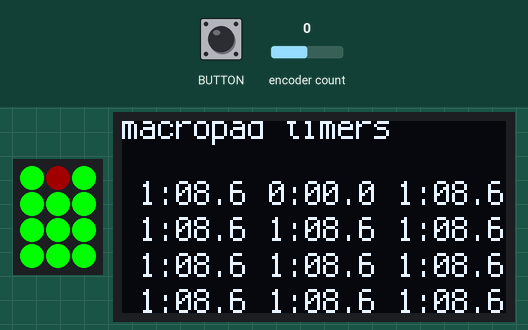
Recording of a program running on a simulated Adafruit MacroPad running CircuitPython. Shown: 3×4 RGB LED matrix, 128×64 one-colour display. The inputs (shaded band) are chosen by the test bench; at power-on: encoder count 0. USB keyboard and mouse output is not drawn; the interpreter's speed is modelled, so counts of loop turns are approximate.

Above: at 1.27 s.
1.3 s: encoder button pressed for 0.15 s
At 2.5 s:
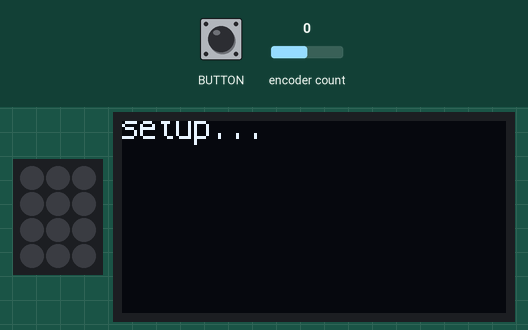
2.9 s: encoder button pressed for 1 s
At 3.62 s:
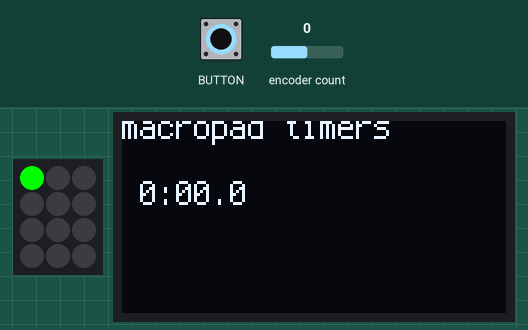
Timing chart, 0 to 5.9 s (numbered marks = the images above; inputs shaded):
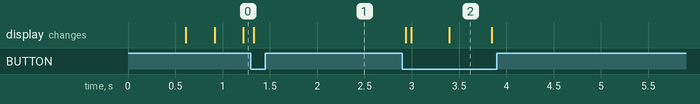

The program:

code_phase2.py
```python
import board
import displayio
import terminalio
from adafruit_display_text import label  # display
from adafruit_macropad import MacroPad   # tone
from rainbowio import colorwheel

#############################
# Constants/Globals
#############################

LOOP_FACTOR = 1
DELTA = 7

MAX_KEYS = 12

BLINK_LOOPS = 20
ENCODER_LOOPS = 1
KEY_LOOPS = 10

BRIGHTNESS_LOW = 0.2
BRIGHTNESS_HIGH = 1.0

GREEN = 0x00FF00
YELLOW = 0xFFFF00
ORANGE = 0xFF8C00
RED = 0xFF0000

GREEN_DIM = 0x002200
YELLOW_DIM = 0x222200
ORANGE_DIM = 0x221200
RED_DIM = 0x220000

MENU_IDLE = 0
MENU_SETUP = 1
MENU_NUM_TIMERS = 2
MENU_NUM_TIMERS_LOOP = 3
MENU_TMR_DIRECTION = 4
MENU_TMR_START = 5
MENU_TMR_SOUND = 6
MENU_DONE = 10

BLINK_BLINK = "."
BLINK_STEADY = "_"

class Timer():
    delta = DELTA
    start = 0
    current = 0
    formatted = "0:00.0"
    running = False
    paused = False
    color = GREEN
    color_dim = GREEN_DIM
    current_yellow = 0
    current_orange = 0
    current_red = 0
    blink = BLINK_BLINK
    blink_on = False
    blink_last = 0
    sound = False
    pressed_last = 0

macropad = MacroPad()

#############################
# Setup - Hardware
#############################

# turn off pixels
for i in range(len(macropad.pixels)):
    macropad.pixels[i] = 0x000000
macropad.pixels.brightness = BRIGHTNESS_HIGH

# set up (empty) text areas in a text_group
DISPLAY_WIDTH = 128
DISPLAY_HEIGHT = 64
text_areas = []
y = -4
ydelta = 18

index_line1 = len(text_areas)
ta = label.Label(terminalio.FONT, text="")
ta.anchor_point = (0.0, 0.0)
ta.anchored_position = (0, y)
text_areas.append(ta)
y = y + ydelta

index_line2 = len(text_areas)
ta = label.Label(terminalio.FONT, text="")
ta.anchor_point = (0.0, 0.0)
ta.anchored_position = (0, y-8)
text_areas.append(ta)
y = y + ydelta

index_line3 = len(text_areas)
ta = label.Label(terminalio.FONT, text="")
ta.anchor_point = (0.0, 0.0)
ta.anchored_position = (0, y)
text_areas.append(ta)
y = y + ydelta

index_line4 = len(text_areas)
ta = label.Label(terminalio.FONT, text="")
ta.anchor_point = (0.0, 0.0)
ta.anchored_position = (0, y)
text_areas.append(ta)
y = y + ydelta

y = ydelta
index_keys = len(text_areas)
b = 0.0
for row in range(4):
    a = 0.0
    x = 0
    for col in range(3):
        ta = label.Label(terminalio.FONT, text="")
        ta.anchor_point = (a, b)
        ta.anchored_position = (x, y)
        text_areas.append(ta)
        a = a + 0.5
        x = x + DISPLAY_WIDTH / 2
    b = b + 0.5
    y = y + ydelta

text_group = displayio.Group()
for ta in text_areas:
    text_group.append(ta)

text_areas[index_line1].text = "macropad timers"
board.DISPLAY.show(text_group)

#############################
# Macropad Functions
#############################

def sound_play():
    global macropad
    macropad.play_tone(1319, 0.1)
    macropad.play_tone(988, 0.1)

encoder_pressed_count = 0
def encoder_pressed():
    global macropad
    global encoder_pressed_count
    result = False
    if macropad.encoder_switch:
        encoder_pressed_count = encoder_pressed_count + 1
        if encoder_pressed_count > ENCODER_LOOPS:
            result = True
            encoder_pressed_count = 0
    else:
        encoder_pressed_count = 0
    return result

def key_pressed(loops):
    event = macropad.keys.events.get()
    if event:
        i = event.key_number
        if event.pressed:
            timers[i].paused = not timers[i].paused
            if not timers[i].paused:
                timers[i].running = True
            timers[i].pressed_last = loops
        if event.released:
            if (loops - timers[i].pressed_last) > KEY_LOOPS:
                timer_reset(i)
            timers[i].pressed_last = 0

def timers_display(loops):
    global timers
    global text_areas
    global index_keys
    global menu_state

    if menu_state > MENU_IDLE:
        for i in range(MAX_KEYS):
            text_areas[index_keys+i].text = ""
            macropad.pixels[i] = 0x000000
        return

    for i, t in enumerate(timers):
        text_areas[index_keys+i].text = t.formatted
        if t.blink != BLINK_BLINK:
            macropad.pixels[i] = t.color

        if t.blink == BLINK_BLINK:
            macropad.pixels[i] = t.color_dim
            # if (loops - t.blink_last) > BLINK_LOOPS:
            #     t.blink_on = not t.blink_on
            #     if not t.blink_on:
            #         macropad.pixels[i] = t.color_dim
            #     t.blink_last = loops


#############################
# Timer Functions
#############################
timers = []

def timer_formatted(current):
    # assume current is in 0.1sec
    m = (current % 10)
    s = (current // 10)
    M = (s // 60)
    s = s - (60*M)
    if M > 60:
        M = 0
    return f'{M:2}:{s:02}.{m:1}'
    #return f'{current}'

def timer_add(start, delta, sound=False):
    global timers
    t = Timer()
    t.start = 0
    t.current = 0

    t.running = False
    t.paused = True
    t.delta = delta
    if delta < 0:
        t.start = start
        t.current = start
    t.formatted = timer_formatted(t.current)
    t.sound = sound

    t.current_yellow = t.start // 7
    t.current_orange = t.start // 4
    t.current_red = t.start // 10

    timers.append(t)

def timer_reset(index):
    t = timers[index]
    t.current = 0
    t.paused = True
    if t.delta < 0:
        t.current = t.start
    t.formatted = timer_formatted(t.current)
    t.color = GREEN
    t.blink = "_"

def timers_start_all():
    global timers
    for _, t in enumerate(timers):
        t.running = True
        t.paused = False

def timers_reset_all():
    global timers
    for i, _ in enumerate(timers):
        timer_reset(i)

def timers_toggle_all():
    global timers
    for _, t in enumerate(timers):
        t.paused = not t.paused
        if not t.running and not t.paused:
            t.running = True

def timers_update(loops):
    global timers
    for _, t in enumerate(timers):
        if t.running:
            if not t.paused:
                # update current time
                t.current = max(0, t.current + t.delta)
                t.formatted = timer_formatted(t.current)
                t.blink = BLINK_STEADY
                if t.delta < 0:
                    # update color
                    t.color = GREEN
                    t.color_dim = GREEN_DIM
                    if t.current < t.current_yellow:
                        t.color = YELLOW
                        t.color = YELLOW_DIM
                    if t.current < t.current_orange:
                        t.color = ORANGE
                        t.color = ORANGE_DIM
                    if t.current < t.current_red:
                        t.color = RED
                        t.color = RED_DIM
                    if t.current == 0:
                        t.blink = "_"
                        t.running = False
                        if t.sound:
                            print("play sound")
                            sound_play()
                else:
                    t.color = GREEN
            else:
                # update color
                t.blink = BLINK_BLINK

#############################
# Menu Functions
#############################

menu_state = MENU_IDLE
menu_timer_count = 1
menu_timer_index = -1
menu_timer_direction = "up"
menu_timer_start = 60
menu_timer_sound = "off"
menu_current_position = 0
menu_last_position = 0

# TODO adjust these, may get choppy, but should be able to adjust to consisitent time
def set_loop_factor():
    global LOOP_FACTOR
    global DELTA
    total = len(timers)
    if total == 1:
        LOOP_FACTOR = 9000
        DELTA = 7
    if total == 2:
        LOOP_FACTOR = 8000
        DELTA = 7
    if total == 3:
        LOOP_FACTOR = 7000
        DELTA = 7
    if total == 4:
        LOOP_FACTOR = 6000
        DELTA = 7
    if total == 5:
        LOOP_FACTOR = 5000
        DELTA = 7
    if total == 6:
        LOOP_FACTOR = 4000
        DELTA = 7
    if total == 7:
        LOOP_FACTOR = 3500
        DELTA = 7
    if total == 8:
        LOOP_FACTOR = 3000
        DELTA = 7
    if total == 9:
        LOOP_FACTOR = 2000
        DELTA = 7
    if total == 10:
        LOOP_FACTOR = 1000
        DELTA = 7
    if total == 11:
        LOOP_FACTOR = 500
        DELTA = 7
    if total == 12:
        LOOP_FACTOR = 1
        DELTA = 12

def check_menu(loops):
    global index_line1
    global menu_state
    global menu_timer_count
    global menu_timer_index
    global menu_timer_direction
    global menu_timer_start
    global menu_timer_sound
    global menu_current_position
    global menu_last_position
    global LOOP_FACTOR

    menu_last_position = menu_current_position
    menu_current_position = macropad.encoder

    if menu_state == MENU_SETUP:
        text_areas[index_line1].text = "setup..."
        text_areas[index_line2].text = ""
        text_areas[index_line3].text = ""
        text_areas[index_line4].text = ""
        if encoder_pressed():
            menu_state = MENU_NUM_TIMERS

    elif menu_state == MENU_NUM_TIMERS:
        text_areas[index_line1].text = "number timers: " + str(menu_timer_count)
        if menu_current_position > menu_last_position:
            menu_timer_count = min(MAX_KEYS, menu_timer_count + 1)
        if menu_current_position < menu_last_position:
            menu_timer_count = max(1, menu_timer_count - 1)
        if encoder_pressed():
            menu_state = MENU_NUM_TIMERS_LOOP

    elif menu_state == MENU_NUM_TIMERS_LOOP:
        if menu_timer_index >= (menu_timer_count - 1):
            menu_state = MENU_DONE
        else:
            menu_timer_index = menu_timer_index + 1
            menu_state = MENU_TMR_DIRECTION

    elif menu_state == MENU_TMR_DIRECTION:
        text_areas[index_line1].text = "tmr" + str(menu_timer_index+1) + " direction: " + menu_timer_direction
        if menu_current_position > menu_last_position:
            menu_timer_direction = "up"
        if menu_current_position < menu_last_position:
            menu_timer_direction = "down"
        if encoder_pressed():
            if menu_timer_direction == "up":
                timer_add(start=0, delta=DELTA, sound=False)
                menu_timer_direction = "up"
                menu_timer_start = 60
                menu_timer_sound = "off"
                menu_state = MENU_NUM_TIMERS_LOOP
            if menu_timer_direction == "down":
                menu_state = MENU_TMR_START

    elif menu_state == MENU_TMR_START:
        M = (menu_timer_start) // 60
        s = (menu_timer_start) % 60
        text_areas[index_line1].text = "tmr" + str(menu_timer_index+1) + " start: " + f'{M:02}:{s:02}'
        if menu_current_position > menu_last_position:
            menu_timer_start = min(3600, menu_timer_start + 1)
        if menu_current_position < menu_last_position:
            menu_timer_start = max(0, menu_timer_start - 1)
        if encoder_pressed():
            menu_state = MENU_TMR_SOUND

    elif menu_state == MENU_TMR_SOUND:
        text_areas[index_line1].text = "tmr" + str(menu_timer_index+1) + " sound: " + menu_timer_sound
        if menu_current_position > menu_last_position:
            menu_timer_sound = "y"
        if menu_current_position < menu_last_position:
            menu_timer_sound = "n"
        if encoder_pressed():
            # create timer
            delta = DELTA
            if menu_timer_direction == "down":
                delta = -1 * DELTA
            sound = False
            if menu_timer_sound == "y":
                sound = True
            timer_add(start=(menu_timer_start*100), delta=delta, sound=sound)
            menu_timer_direction = "up"
            menu_timer_start = 60
            menu_timer_sound = "off"
            menu_state = MENU_NUM_TIMERS_LOOP

    elif menu_state == MENU_DONE:
        text_areas[index_line1].text = "macropad timers"
        menu_state = 0
        menu_timer_count = 1
        menu_timer_index = -1
        timers_reset_all()
        set_loop_factor()


#############################
# Button Functions
#############################

def check_buttons(current):
    global menu_state
    global timers

    if menu_state > MENU_SETUP:
        macropad.pixels.brightness = BRIGHTNESS_LOW
        return
    macropad.pixels.brightness = BRIGHTNESS_HIGH
    if encoder_pressed():
        timers_reset_all()
        timers = []
        menu_state = MENU_SETUP
    key_pressed(current)


#############################
# Setup - Application
#############################

# DEBUG
timer_add(start=0, delta=DELTA)
timer_add(start=300, delta=(-1*DELTA), sound=False)
timer_add(start=0, delta=DELTA)
timer_add(start=0, delta=DELTA)
timer_add(start=0, delta=DELTA)
timer_add(start=0, delta=DELTA)
timer_add(start=0, delta=DELTA)
timer_add(start=0, delta=DELTA)
timer_add(start=0, delta=DELTA)
timer_add(start=0, delta=DELTA)
timer_add(start=0, delta=DELTA)
timer_add(start=0, delta=DELTA)

loops = 0
timers_display(loops)
timers_start_all()

#############################
# Main Loop - Application
#############################
while True:
    loops = loops + 1
    if (loops % LOOP_FACTOR) == 0:
        check_buttons(loops)
        check_menu(loops)
        timers_update(loops)
        timers_display(loops)
```

Measured:
- after the input at 1.3 s, the display: changes at once (image 1)
- after the input at 2.9 s, the display: first changes at once (image 2 shows a later state)
- what the display in image 2 shows lasts 0.4 s, from 3.4 s to 3.8 s
